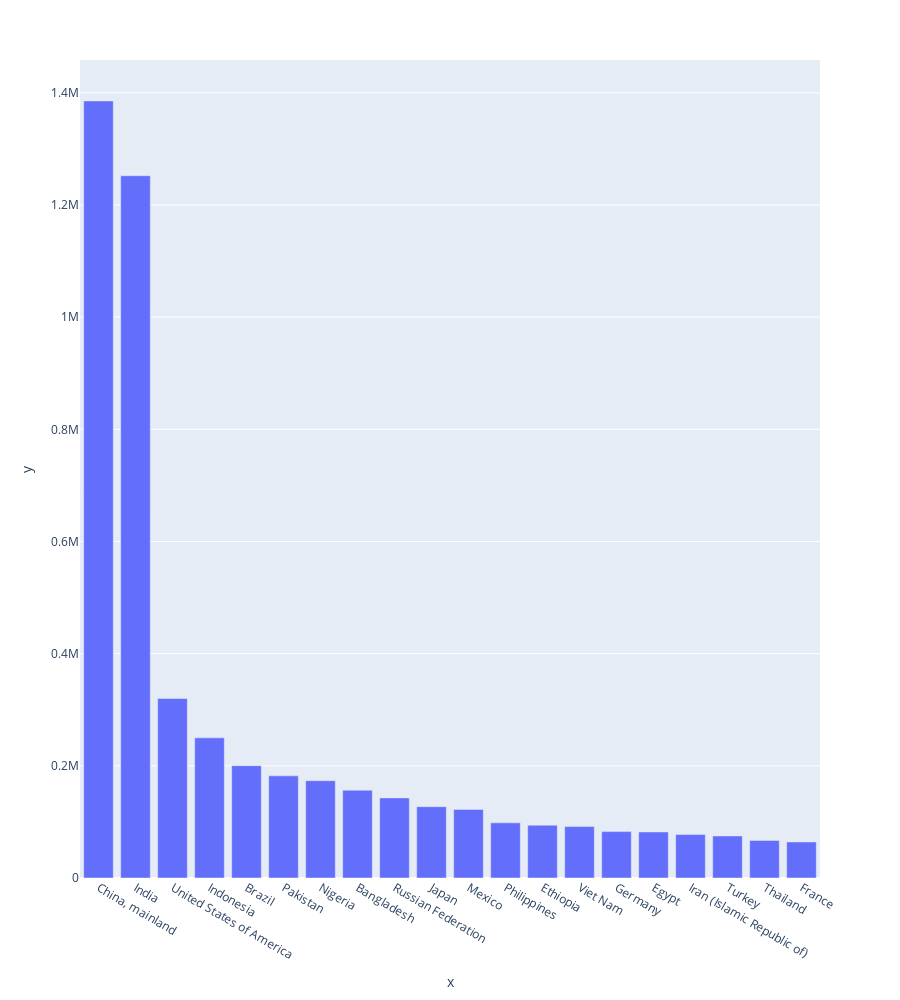

The notebook cell this image was saved under:
### Code cell
FAOSTAT_2013_population.sort_values(by='Value', ascending=False, inplace=True )
fig = px.bar(x=FAOSTAT_2013_population.head(20).Country, y=FAOSTAT_2013_population.head(20).Value, height=1000)
fig.show()

### Figure 1 — Plotly figure (JSON) as saved in the notebook; plotly's stock layout.template omitted (floating-point values rounded to 4 significant figures)
{"data": [{"alignmentgroup": "True", "hovertemplate": "x=%{x}<br>y=%{y}<extra></extra>", "legendgroup": "", "marker": {"color": "#636efa", "pattern": {"shape": ""}}, "name": "", "offsetgroup": "", "orientation": "v", "showlegend": false, "textposition": "auto", "type": "bar", "x": ["China, mainland", "India", "United States of America", "Indonesia", "Brazil", "Pakistan", "Nigeria", "Bangladesh", "Russian Federation", "Japan", "Mexico", "Philippines", "Ethiopia", "Viet Nam", "Germany", "Egypt", "Iran (Islamic Republic of)", "Turkey", "Thailand", "France"], "xaxis": "x", "y": [1385567, 1252140, 320051, 249866, 200362, 182143, 173615, 156595, 142834, 127144, 122332, 98394, 94101, 91680, 82727, 82056, 77447, 74933, 67011, 64291], "yaxis": "y"}], "layout": {"barmode": "relative", "height": 1000, "legend": {"tracegroupgap": 0}, "margin": {"t": 60}, "xaxis": {"anchor": "y", "domain": [0, 1], "title": {"text": "x"}}, "yaxis": {"anchor": "x", "domain": [0, 1], "title": {"text": "y"}}}}
